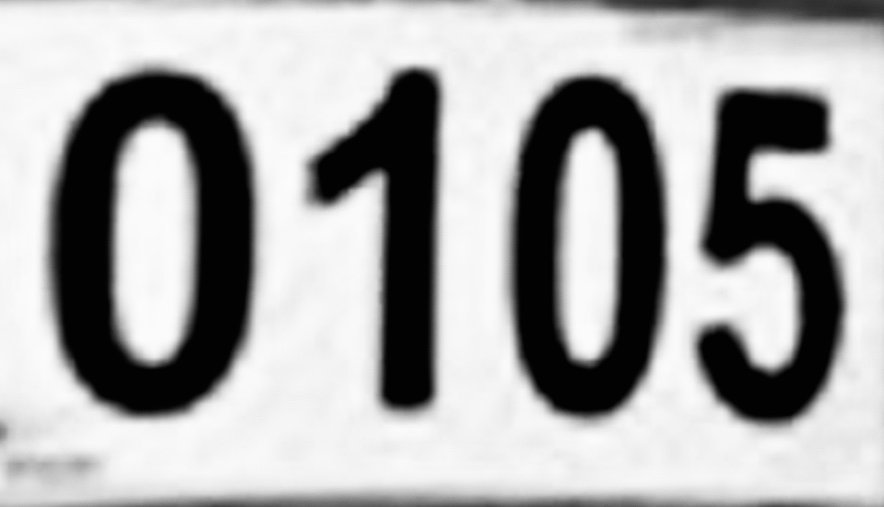
#> input picture images/tankwa/0.jpg, 884 x 507 px; its folder holds only this picture in this run
$ python main.py
#> lines starting #> are read from the running program, lines starting #| are printed output that depends on the picture; after the words box and inside, x2 and y2 are one past the last pixel; in counts of white or black regions, pixels touching at a corner belong together
### answer.py
import json
import os

path_answer = 'images/answer.json'


def read_answers(path_image):
#> called with path_image = 'images/tankwa'
    with open(path_answer) as json_answer:
#> (reads images/answer.json from the repository)
        list_image = os.listdir(path_image)
        list_image.sort(key=lambda f: int(os.path.splitext(f)[0]))
        answer = []
        parsed_json = json.load(json_answer)
        for i in range(len(list_image)):
            answer.append(parsed_json[str(i)])
#> in pre_image, original is the input picture: shape (507, 884, 3); min 0, max 253, mean 168.6

    return answer

### pre_processing.py
import cv2
import numpy as np
from main import *
from PIL import Image
import os

kernel = np.ones((3, 3), np.uint8)


# Convert to gray image
def conv_grayscale(image):
    return cv2.cvtColor(image, cv2.COLOR_BGR2GRAY)


# Rescale(shrink)
def shrink(image):
    return cv2.resize(image, None, fx=0.5, fy=0.5, interpolation=cv2.INTER_AREA)


# Rescale(enlarge)
def enlarge(image):
    return cv2.resize(image, None, fx=1.5, fy=1.5, interpolation=cv2.INTER_CUBIC)


# dilation(thin)
def dilate(image):
    return cv2.dilate(image, kernel, iterations=1)


# erosion(thicken)
def erode(image):
    return cv2.erode(image, kernel, iterations=1)


# crop image
def crop(image):
    # Convert from numpy to picture
    image = Image.fromarray(image)
    # Size of the image in pixels (size of original image)
    width, height = image.size
#> width = 1326; height = 760

    # Setting the points for cropped image
    left = 1 * width / 10
#> left = 132.6
    right = width
#> right = 1326
    top = height / 4
#> top = 190
    bottom = 3 * height / 4
#> bottom = 570

    # Cropped image of above dimension
    cropped = image.crop((left, top, right, bottom))
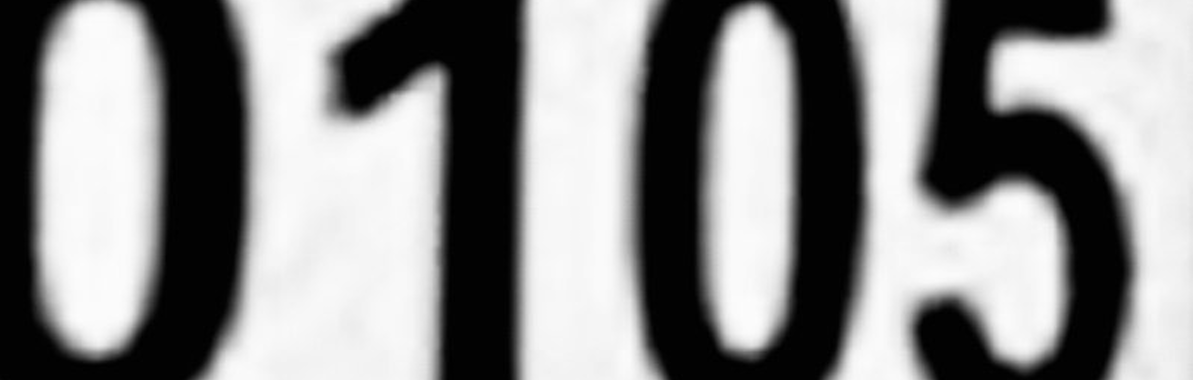
#> cropped: PIL image 1193x380 RGB; min 0, max 253, mean 139
    return np.asarray(cropped)


# erosion and followed by dilation
def opening(image):
    return cv2.morphologyEx(image, cv2.MORPH_OPEN, kernel)


# Blur to reduce noise
def remove_noise(image):
    return cv2.medianBlur(image, 5)


# Threshold
def thresholding(image):
    return cv2.threshold(image, 0, 255, cv2.THRESH_BINARY + cv2.THRESH_OTSU)[1]
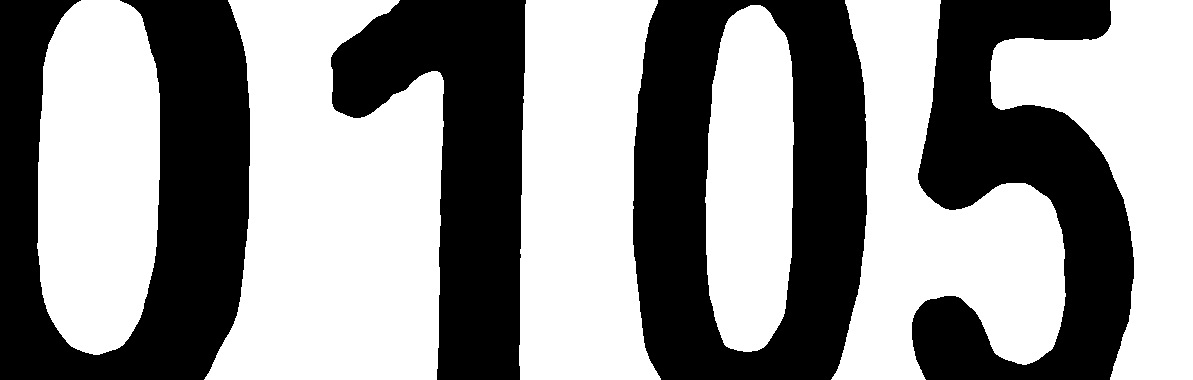
#> returned value: shape (380, 1193); 56.8% white; 4 black regions, box (x1, y1, x2, y2) and area: (633, 0, 867, 380) 56786, (0, 0, 250, 380) 54180, (912, 0, 1134, 380) 45014, (331, 0, 526, 380) 39690


# skew correction
def deskew(image):
    coords = np.column_stack(np.where(image > 0))
#> coords = 257670 pairs, first value 0 to 379, second value 37 to 1192
    angle = cv2.minAreaRect(coords)[-1]
#> angle = -90
    if angle < -45:
        angle = -(90 + angle)
#> angle = 0
    else:
        angle = -angle
    (h, w) = image.shape[:2]
#> h = 380; w = 1193
    center = (w // 2, h // 2)
#> center = (596, 190)
    m = cv2.getRotationMatrix2D(center, angle, 1.0)
#> m = [[1, 0, 0], [0, 1, 0]]
    rotated = cv2.warpAffine(image, m, (w, h), flags=cv2.INTER_CUBIC, borderMode=cv2.BORDER_REPLICATE)
    return rotated


def pre_image(image):
    original = cv2.imread(os.path.join(path, image))
    temp = enlarge(original)
    temp = crop(temp)
    temp = conv_grayscale(temp)
    temp = opening(temp)
    temp = remove_noise(temp)
    temp = thresholding(temp)
    after = deskew(temp)

    return after

### utilities.py
import os


# Rename all images in this directory
# [25 lines left out: functions rename_image, percentage_corrected, not called in this run]


def is_rename(path):
    list_image = os.listdir(path)
    list_image.sort(key=lambda f: int(os.path.splitext(f)[0]))
    if list_image[0] == "0.jpg":
        return True
    else:
        return False

### main.py
import pytesseract
import os
from pre_processing import *
import utilities as util
from answer import read_answers

path = 'images/tankwa'
custom_config = r' -c tessedit_char_whitelist=0123456789 --oem 1 --psm 8'


def main():
    list_image = os.listdir(path)
    list_image.sort(key=lambda f: int(os.path.splitext(f)[0]))

    answer = read_answers(path)
    result = []

    for index, image in enumerate(list_image):
        img = pre_image(image)
        text = pytesseract.image_to_string(img, lang='eng', config=custom_config)
        result.append(text)
        print("Index %d: %s" % (index, text))
        index += 1

    print(util.percentage_corrected(result, answer))


# Driver code
if __name__ == '__main__':
    if util.is_rename(path):
        pass
    else:
        util.rename_image(path)

    main()
#> (the call stopped at in main, `text = pytesseract.image_to_string(img, lang='eng', config=custom_conf..`: pytesseract is not available in this run)
